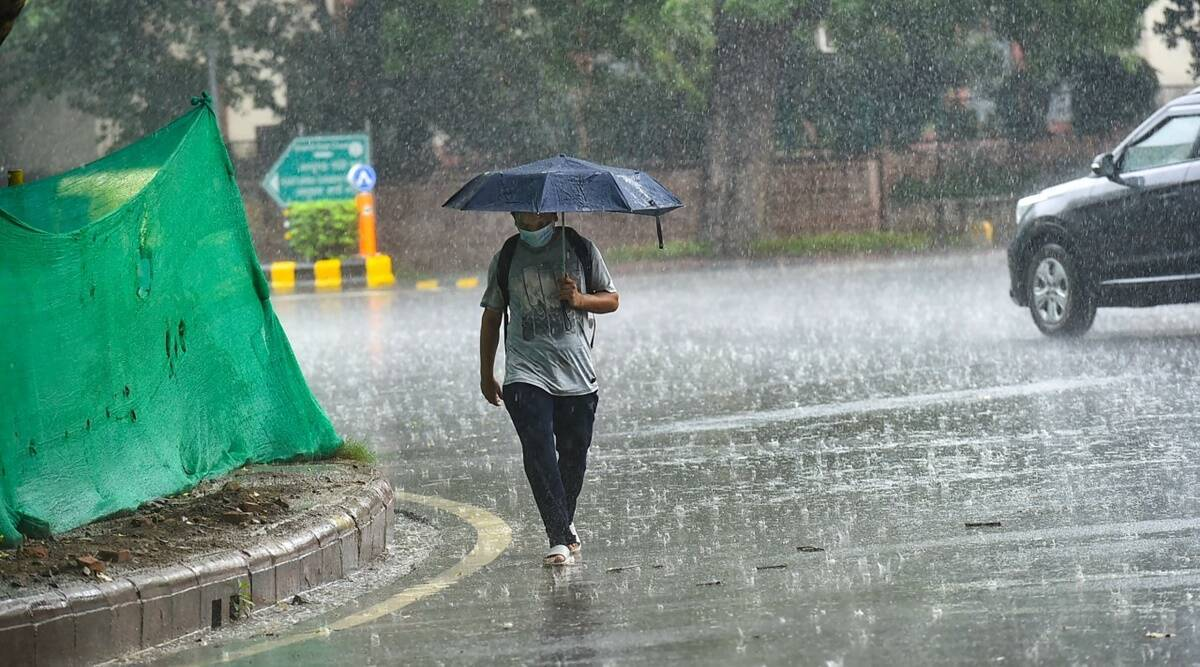
#> input picture test_image.jpg, 1200 x 667 px
$ python -i preprocess.py   (imports and definitions only)
#> lines starting #> are read from the running program, lines starting #| are printed output that depends on the picture; after the words box and inside, x2 and y2 are one past the last pixel; in counts of white or black regions, pixels touching at a corner belong together
#> in preprocess_image, img is the input picture: shape (667, 1200, 3); mean B, G, R 127.1, 136.2, 114.5
import cv2
import numpy as np

# Ridimensiona l'immagine a una dimensione specifica (ad esempio 256x256) e ritaglia eventuali bordi neri
def resize_and_crop(img, size):
#> called with size = 256
    h, w = img.shape[:2]
#> h = 667; w = 1200
    if h > w:
        img = cv2.resize(img, (size, int(h * size / w)))
    else:
        img = cv2.resize(img, (int(w * size / h), size))
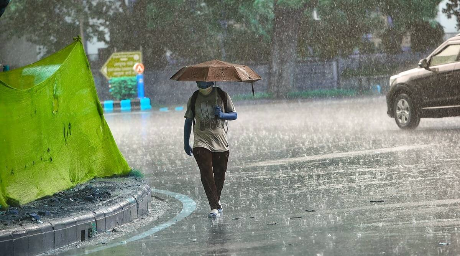
#> img: shape (256, 460, 3); mean of channels 0, 1, 2 114.4, 136.1, 127; drawn as B, G, R
    h, w = img.shape[:2]
#> h = 256; w = 460
    h_margin = (h - size) // 2
#> h_margin = 0
    w_margin = (w - size) // 2
#> w_margin = 102
    return img[h_margin:h_margin+size, w_margin:w_margin+size]
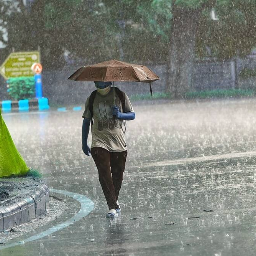
#> returned value: shape (256, 256, 3); mean of channels 0, 1, 2 127.2, 135, 128.7; drawn as B, G, R


# Applica l'equalizzazione dell'istogramma all'immagine
def equalize_hist(img):
    img_yuv = cv2.cvtColor(img, cv2.COLOR_RGB2YUV)
#> img_yuv: shape (256, 256, 3); mean of channels 0, 1, 2 132, 126.4, 123.8
    img_yuv[:,:,0] = cv2.equalizeHist(img_yuv[:,:,0])
#> img_yuv: shape (256, 256, 3); mean of channels 0, 1, 2 128.3, 126.4, 123.8
    return cv2.cvtColor(img_yuv, cv2.COLOR_YUV2RGB)
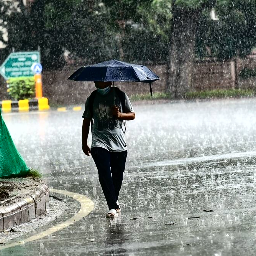
#> returned value: shape (256, 256, 3); mean R, G, B 123.7, 131.4, 125.1


# Applica il filtro di mediana all'immagine
def median_filter(img, kernel_size):
    return cv2.medianBlur(img, kernel_size)

# Applica la segmentazione basata sulla soglia all'immagine per separare il cielo dal terreno
def threshold_segmentation(img, threshold):
#> called with threshold = 150
    gray = cv2.cvtColor(img, cv2.COLOR_RGB2GRAY)
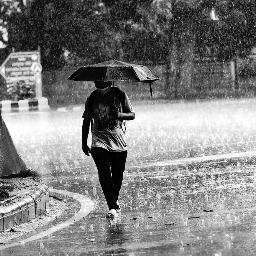
#> gray: shape (256, 256); min 0, max 255, mean 128.4
    ret, thresh = cv2.threshold(gray, threshold, 255, cv2.THRESH_BINARY)
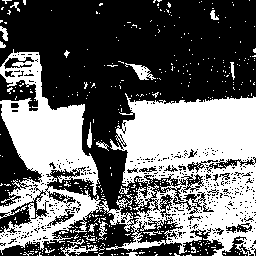
#> thresh: shape (256, 256); 41.5% white; 430 white regions (410 under 20 px), largest, box (x1, y1, x2, y2) and area: (0, 49, 256, 256) 25126, (125, 63, 156, 80) 202, (60, 245, 98, 256) 156
#> ret = 150
    return thresh

# Applica una rotazione casuale all'immagine
def random_rotate(img, angle_range):
#> called with angle_range = 10
    angle = np.random.uniform(-angle_range, angle_range)
    h, w = img.shape[:2]
#> h = 256; w = 256
    M = cv2.getRotationMatrix2D((w/2, h/2), angle, 1)
#> M = [[1, 0.017, -2.16], [-0.017, 1, 2.2]]
    return cv2.warpAffine(img, M, (w, h))
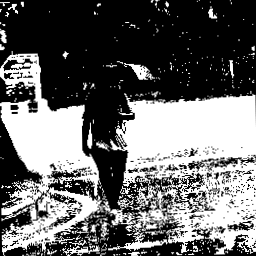
#> returned value: shape (256, 256); min 0, max 255, mean 105.1

def preprocess_image(img_path, size=256, threshold=150, kernel_size=3, angle_range=10):
    # Leggi l'immagine dal file
    img = cv2.imread(img_path)

    #Convert the image into RGB format
    img = cv2.cvtColor(img, cv2.COLOR_BGR2RGB)

    # Ridimensiona e ritaglia l'immagine
    img = resize_and_crop(img, size)

    # Applica l'equalizzazione dell'istogramma
    img = equalize_hist(img)

    # Applica il filtro di mediana
    #img = median_filter(img, kernel_size)

    # Applica la segmentazione basata sulla soglia
    img = threshold_segmentation(img, threshold)

    # Applica una rotazione casuale
    img = random_rotate(img, angle_range)

    # Normalizza l'immagine
    img = img.astype(np.float32) / 255.
#> img: shape (256, 256) float32

    # Aggiungi una dimensione per rappresentare il batch
    #img = np.expand_dims(img, axis=-1)

    return img

>>> result = preprocess_image('../test_image.jpg')
